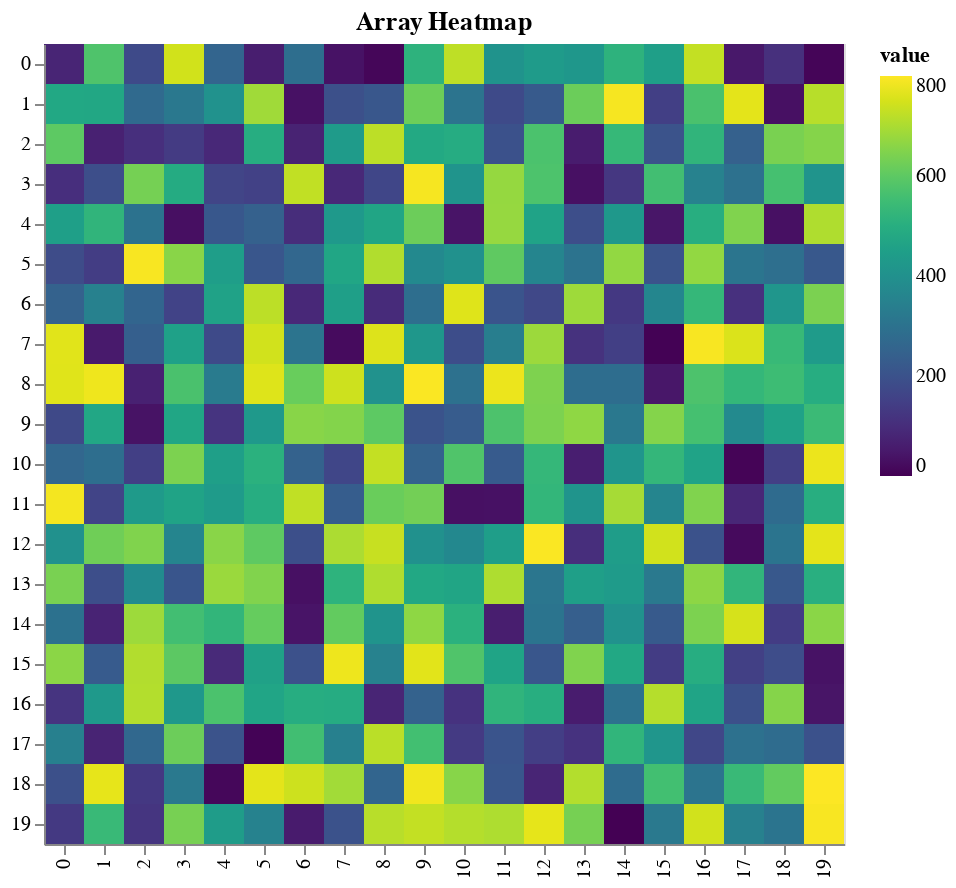

Notebook source saved alongside this figure:
### Markdown cell above
# full square

### Code cell
import numpy as np
import altair as alt
import pandas as pd
import time
from IPython.display import display, clear_output

def load_arrays():
    arrays = []
    for i in range(1):
        arr = np.load(f'random_arrays/array_{i+1}.npy')
        arrays.append(arr)
    return arrays

def array_to_dataframe(arr):
    # Convert 2D array to long format DataFrame
    rows, cols = arr.shape
    df = pd.DataFrame([
        (i, j, arr[i, j])
        for i in range(rows)
        for j in range(cols)
    ], columns=['row', 'col', 'value'])
    return df

def create_heatmap(df):
    heatmap = alt.Chart(df).mark_rect().encode(
        x=alt.X('col:O', title=None),
        y=alt.Y('row:O', title=None),
        color=alt.Color('value:Q', scale=alt.Scale(scheme='viridis', domain=[0, 800]))
    ).properties(
        width=400,
        height=400,
        title='Array Heatmap'
    )
    return heatmap

def animate_heatmaps():
    arrays = load_arrays()
    
    for i in range(len(arrays)-1):
        df_current = array_to_dataframe(arrays[i])
        chart = create_heatmap(df_current)
        display(chart)
        time.sleep(0.25)  # 2 second delay
        clear_output(wait=True)
    
    # Display final array
    df_final = array_to_dataframe(arrays[-1])
    chart = create_heatmap(df_final)
    display(chart)

if __name__ == "__main__":
    animate_heatmaps()

### Figure 1 — Vega-Lite specification as saved in the notebook (floating-point values rounded to 4 significant figures; data arrays with more than 128 entries replaced by an {"elided": "..."} marker saying what was removed)
{"config": {"view": {"continuousWidth": 300, "continuousHeight": 300}}, "data": {"name": "data-7452b398976d05a871c08223fdc0e3ca"}, "mark": {"type": "rect"}, "encoding": {"color": {"field": "value", "scale": {"domain": [0, 800], "scheme": "viridis"}, "type": "quantitative"}, "x": {"field": "col", "title": null, "type": "ordinal"}, "y": {"field": "row", "title": null, "type": "ordinal"}}, "height": 400, "title": "Array Heatmap", "width": 400, "$schema": "https://vega.github.io/schema/vega-lite/v5.8.0.json", "datasets": {"data-7452b398976d05a871c08223fdc0e3ca": {"elided": "400 records"}}}
